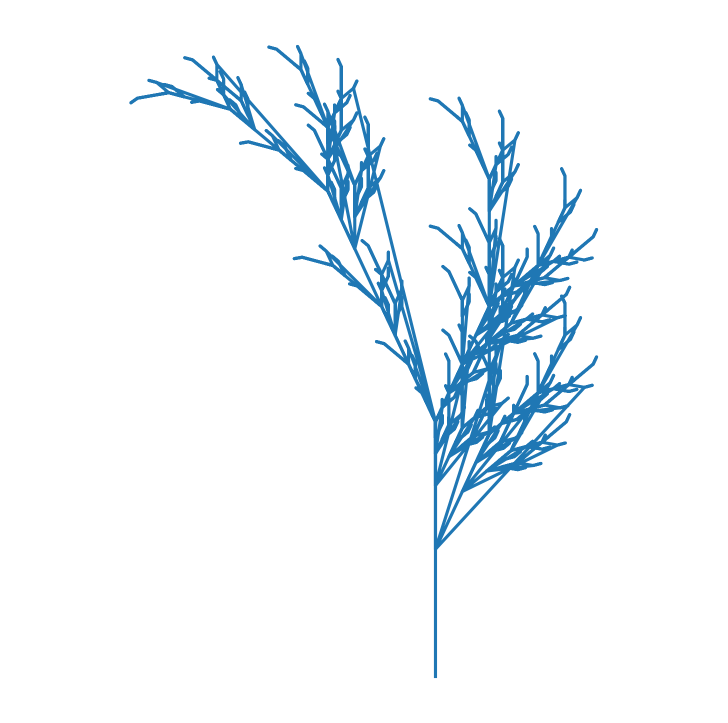
#> input picture code/.proc-gen-examples/L_system/plant5.png, 1455 x 1446 px (shown at 1/2 size)
$ python procedural_showcase.py
#> lines starting #> are read from the running program, lines starting #| are printed output that depends on the picture
from __future__ import annotations

"""Create a compact showcase figure for the procedural-generation intro section."""

from pathlib import Path

from PIL import Image, ImageDraw, ImageFont


REPO_ROOT = Path(__file__).resolve().parents[2]
OUTPUT_PATH = REPO_ROOT / "thesis" / "latex" / "Figures" / "04theory" / "00_pcg_showcase.png"

PANELS = [
    (
        "organic growth",
        REPO_ROOT / "code" / ".proc-gen-examples" / "L_system" / "plant5.png",
    ),
    (
        "texture synthesis",
        REPO_ROOT / "thesis" / "latex" / "Figures" / "04theory" / "ex_sand.png",
    ),
    (
        "dungeon layout",
        REPO_ROOT / "code" / ".proc-gen-examples" / "binary-space-partitioning" / "figures" / "03_final_bsp_dungeon.png",
    ),
    (
        "terrain map",
        REPO_ROOT / "thesis" / "latex" / "Figures" / "04theory" / "ex_map.png",
    ),
]


def fit_cover(image: Image.Image, size: tuple[int, int]) -> Image.Image:
    target_w, target_h = size
    source_w, source_h = image.size
    target_ratio = target_w / target_h
    source_ratio = source_w / source_h

    if source_ratio > target_ratio:
        new_h = target_h
        new_w = round(new_h * source_ratio)
    else:
        new_w = target_w
        new_h = round(new_w / source_ratio)

    resized = image.resize((new_w, new_h), Image.Resampling.LANCZOS)
    left = (new_w - target_w) // 2
    top = (new_h - target_h) // 2
    return resized.crop((left, top, left + target_w, top + target_h))


def load_font(size: int) -> ImageFont.ImageFont:
    candidates = [
        "/System/Library/Fonts/Supplemental/Arial.ttf",
        "/System/Library/Fonts/Supplemental/Helvetica.ttc",
    ]
    for candidate in candidates:
        path = Path(candidate)
        if path.exists():
            try:
                return ImageFont.truetype(str(path), size=size)
            except OSError:
                continue
    return ImageFont.load_default()


def build_showcase() -> None:
    card_w = 760
    card_h = 470
    title_h = 54
    gap = 36
    outer = 36

    canvas_w = outer * 2 + card_w * 2 + gap
    canvas_h = outer * 2 + card_h * 2 + gap
    canvas = Image.new("RGB", (canvas_w, canvas_h), "#ffffff")
#> canvas: PIL image 1628x1048 RGB; every value is 255
    draw = ImageDraw.Draw(canvas)
    title_font = load_font(34)

    for index, (title, path) in enumerate(PANELS):
        row = index // 2
        col = index % 2
        x = outer + col * (card_w + gap)
        y = outer + row * (card_h + gap)

        draw.rectangle((x, y, x + card_w, y + card_h), fill="#ffffff", outline="#222222", width=3)
        title_box = (x + 2, y + 2, x + card_w - 2, y + title_h)
        draw.rectangle(title_box, fill="#f5f5f5")

        bbox = draw.textbbox((0, 0), title, font=title_font)
#> bbox = (0, 2, 70, 12)
        text_w = bbox[2] - bbox[0]
#> text_w = 70
        text_h = bbox[3] - bbox[1]
#> text_h = 10
        text_x = x + (card_w - text_w) / 2
#> text_x = 381
        text_y = y + (title_h - text_h) / 2 - 3
#> text_y = 55
        draw.text((text_x, text_y), title, fill="#111111", font=title_font)

        panel_image = Image.open(path).convert("RGB")
        fitted = fit_cover(panel_image, (card_w - 8, card_h - title_h - 8))
#> in fit_cover, `resized = image.resize((new_w, new_h), Image.Resampling.LANCZOS)`:
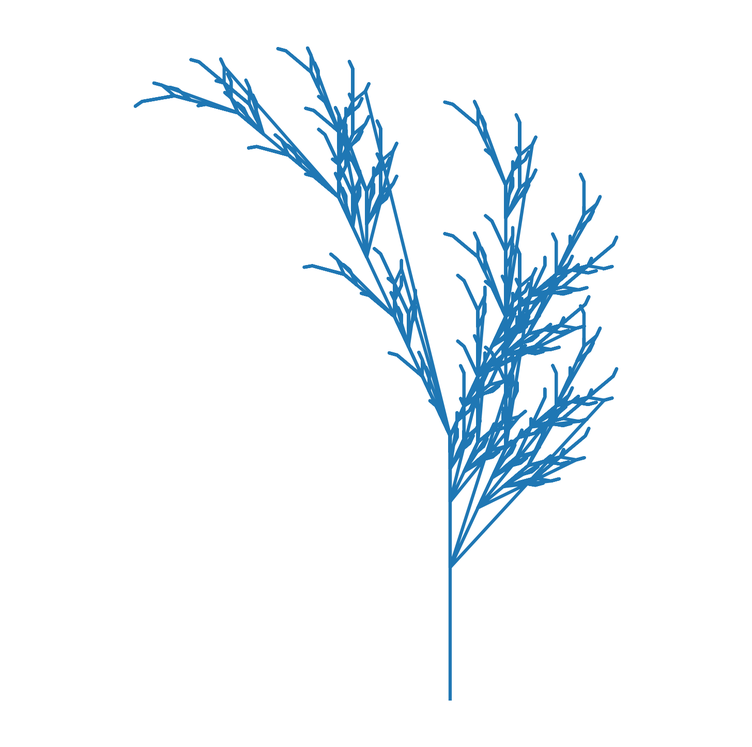
#> resized: PIL image 752x747 RGB; mean R, G, B 241.6, 246.8, 250.5
#> in fit_cover, `return resized.crop((left, top, left + target_w, top + target_h))`:
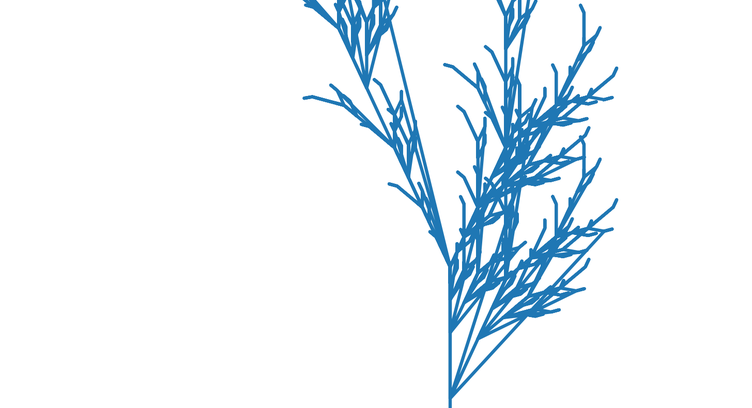
#> returned value: PIL image 752x408 RGB; mean R, G, B 235.7, 243.3, 248.5
        canvas.paste(fitted, (x + 4, y + title_h + 2))
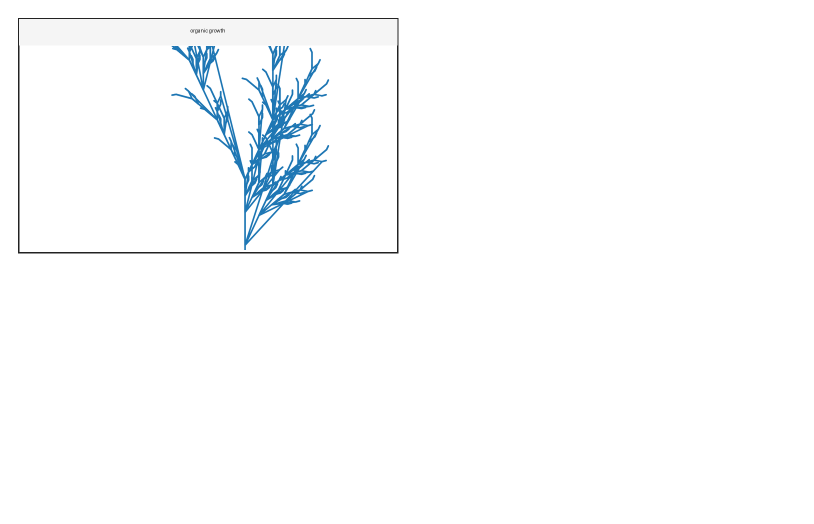
#> canvas: PIL image 1628x1048 RGB (shown at 1/2 size); mean R, G, B 250.4, 251.8, 252.7
#> pass 2 of the loop in build_showcase, `for index, (title, path) in enumerate(PANELS):`:
#> bbox = (0, 2, 79, 12)
#> text_w = 79
#> text_x = 1172.5
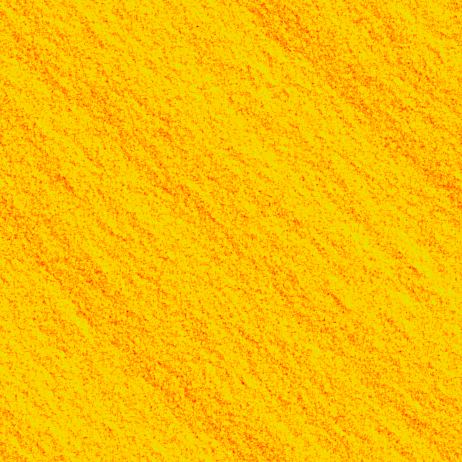
#> input picture code/.proc-gen-examples/random_walk/ex_sand.png, 462 x 462 px, found by its file name
#> panel_image: PIL image 462x462 RGB
#> resized: PIL image 752x752 RGB
#> in fit_cover (call 2), `return resized.crop((left, top, left + target_w, top + target_h))`:
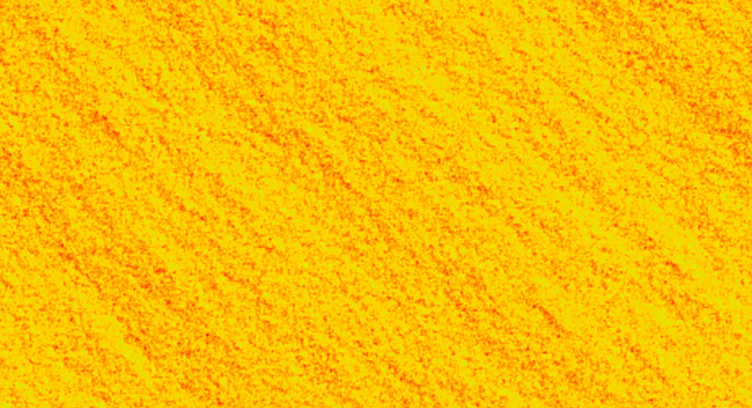
#> returned value: PIL image 752x408 RGB; mean R, G, B 252.4, 191.4, 0
#> in build_showcase, `canvas.paste(fitted, (x + 4, y + title_h + 2))`:
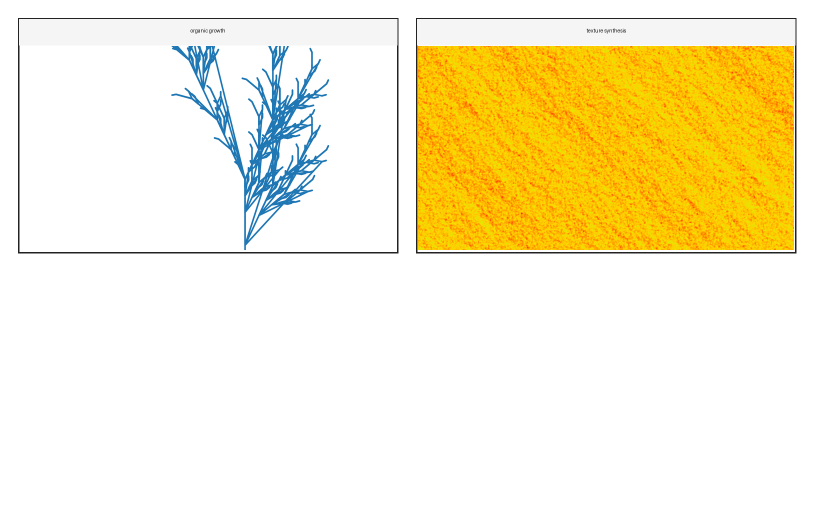
#> canvas: PIL image 1628x1048 RGB (shown at 1/2 size); mean R, G, B 248.9, 239.3, 205.8
#> pass 3 of the loop in build_showcase, `for index, (title, path) in enumerate(PANELS):`:
#> bbox = (0, 2, 74, 12)
#> text_w = 74
#> text_x = 379
#> text_y = 561
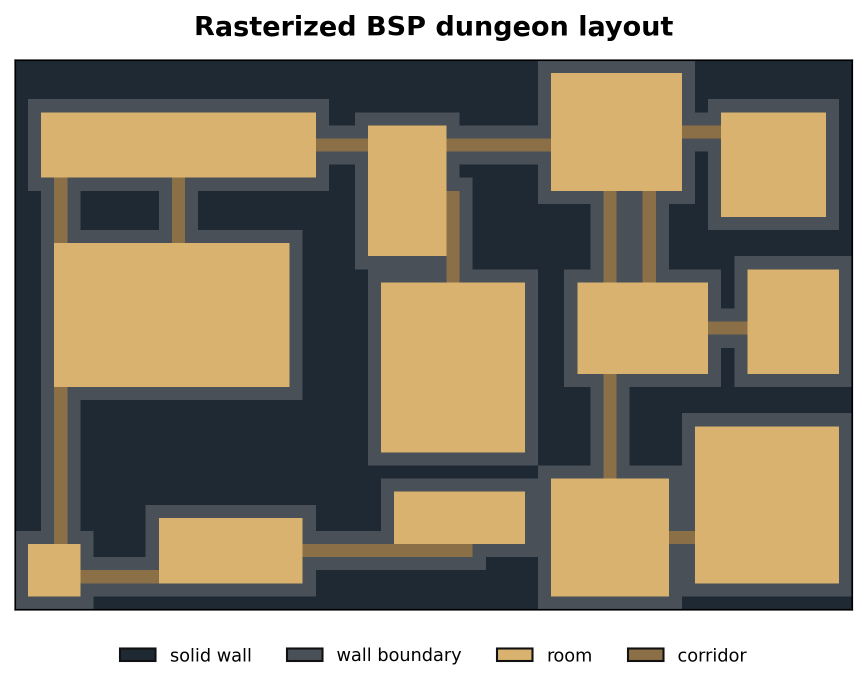
#> input picture code/.proc-gen-examples/binary-space-partitioning/figures/03_final_bsp_dungeon.png, 1734 x 1373 px (shown at 1/2 size)
#> panel_image: PIL image 1734x1373 RGB
#> resized: PIL image 752x595 RGB
#> in fit_cover (call 3), `return resized.crop((left, top, left + target_w, top + target_h))`:
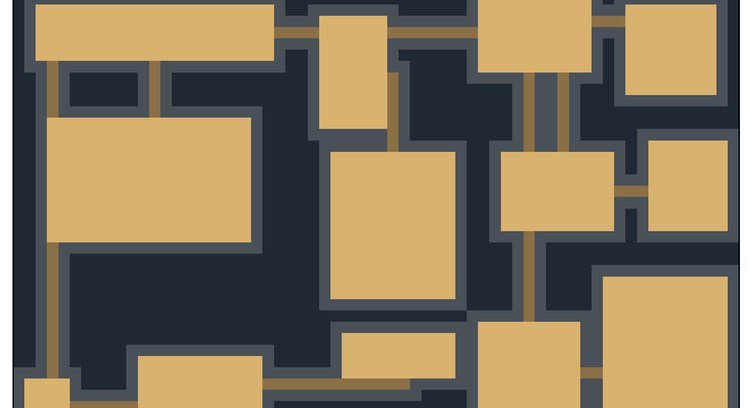
#> returned value: PIL image 752x408 RGB; mean R, G, B 133.3, 119.6, 92.2
#> in build_showcase, `canvas.paste(fitted, (x + 4, y + title_h + 2))`:
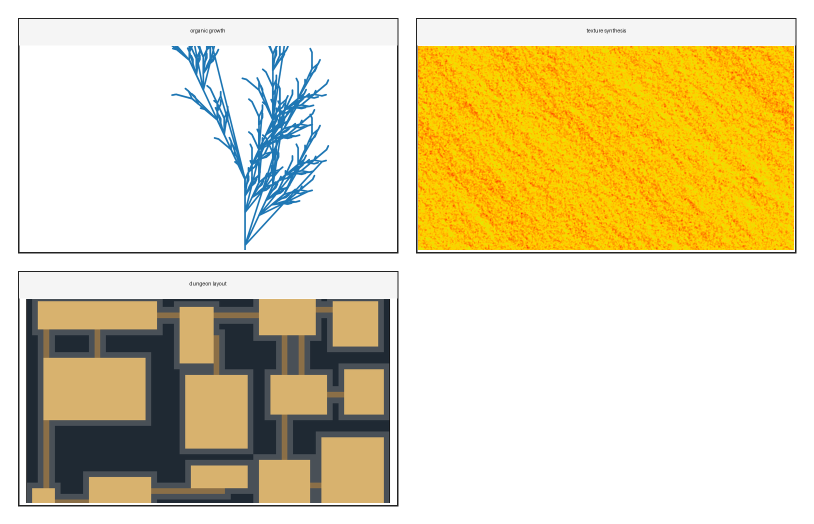
#> canvas: PIL image 1628x1048 RGB (shown at 1/2 size); mean R, G, B 225.9, 213.8, 175.4
#> the loop made 4 passes; the first 3 are shown

    OUTPUT_PATH.parent.mkdir(parents=True, exist_ok=True)
    canvas.save(OUTPUT_PATH)
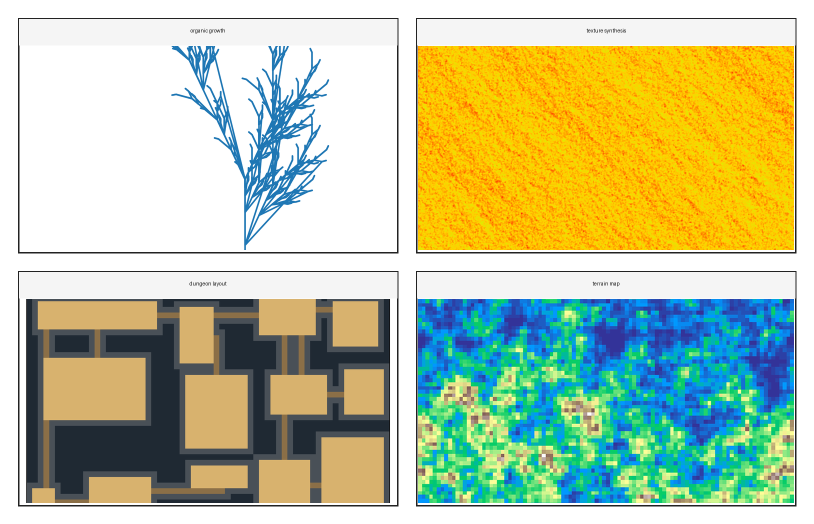
#> saved as 00_pcg_showcase.png: PIL image 1628x1048 RGB (shown at 1/2 size); mean R, G, B 189, 197, 158.5
    print(f"Wrote showcase to {OUTPUT_PATH}")


if __name__ == "__main__":
    build_showcase()
